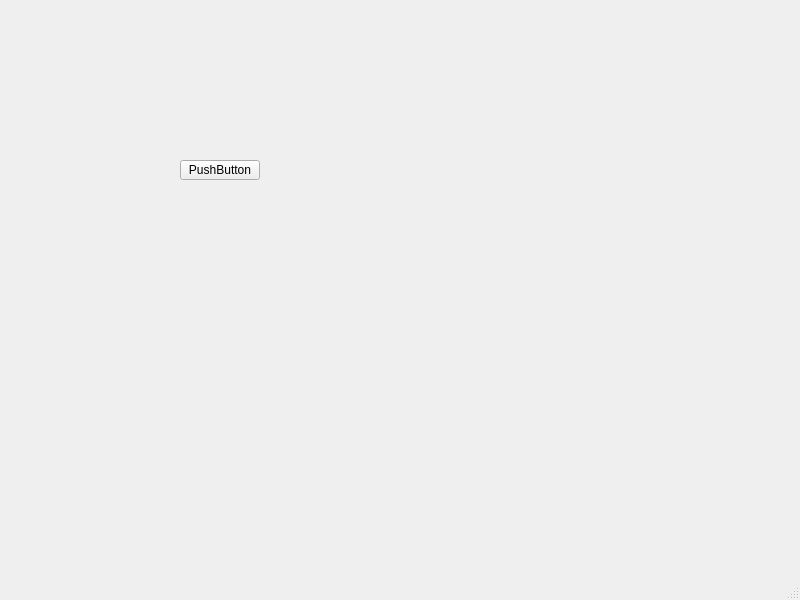
<?xml version="1.0" encoding="UTF-8"?>
<ui version="4.0">
 <class>MainWindow2</class>
 <widget class="QMainWindow" name="MainWindow2">
  <property name="geometry">
   <rect>
    <x>0</x>
    <y>0</y>
    <width>800</width>
    <height>600</height>
   </rect>
  </property>
  <property name="windowTitle">
   <string>MainWindow</string>
  </property>
  <widget class="QWidget" name="centralwidget">
   <widget class="QPushButton" name="pushButton">
    <property name="geometry">
     <rect>
      <x>180</x>
      <y>160</y>
      <width>80</width>
      <height>20</height>
     </rect>
    </property>
    <property name="text">
     <string>PushButton</string>
    </property>
   </widget>
  </widget>
  <widget class="QMenuBar" name="menubar">
   <property name="geometry">
    <rect>
     <x>0</x>
     <y>0</y>
     <width>800</width>
     <height>22</height>
    </rect>
   </property>
  </widget>
  <widget class="QStatusBar" name="statusbar"/>
 </widget>
 <resources/>
 <connections/>
</ui>
